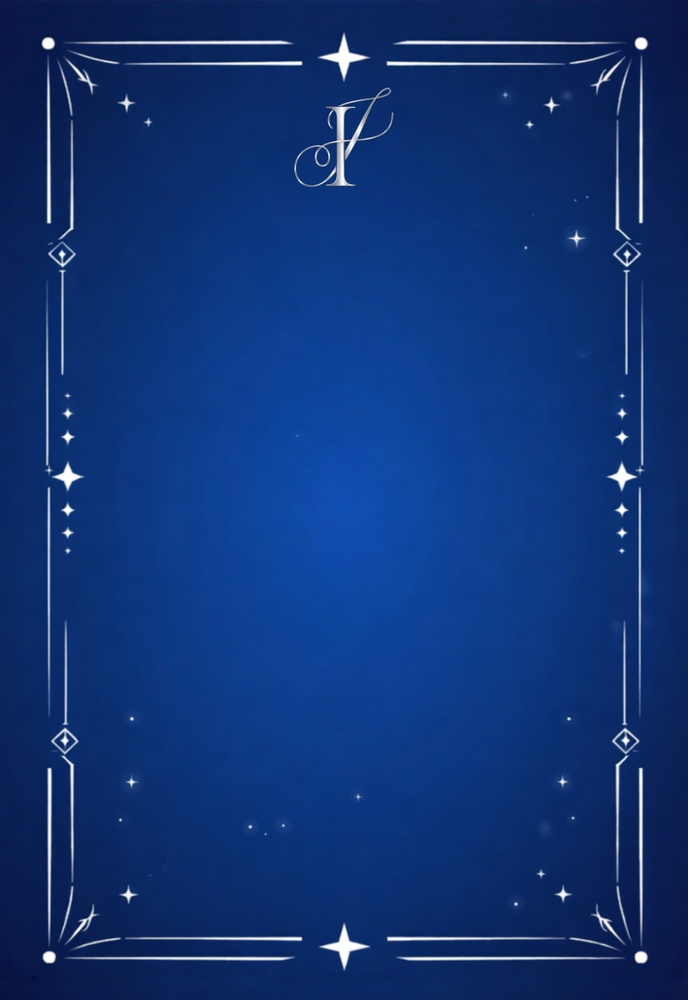
#> input picture BaseConvite.jpg, 688 x 1000 px, shrunk from 1122 x 1630 before the run
$ python make_transparent.py BaseConvite.jpg Ementa.jpg
#> lines starting #> are read from the running program, lines starting #| are printed output that depends on the picture; after the words box and inside, x2 and y2 are one past the last pixel; in counts of white or black regions, pixels touching at a corner belong together
#!/usr/bin/env python3
# -*- coding: utf-8 -*-
"""
Converte a ilustração mestre (desenho luminoso branco/prateado sobre fundo azul)
numa imagem RGBA transparente, PRESERVANDO o brilho/glow.

A luminosidade acima do azul de fundo define o canal alfa (mantém halos e
reflexos translúcidos). A cor é empurrada para branco/prata luminoso.
Guarda com dpi=300.
"""
import sys
import numpy as np
from PIL import Image


def to_transparent(in_path, out_path, bg=(20, 35, 110)):
#> called with in_path = 'BaseConvite.jpg', out_path = 'Ementa.jpg', bg = (20, 35, 110)
    im = Image.open(in_path).convert("RGB")
#> im is the input picture: PIL image 688x1000 RGB; mean R, G, B 16.4, 52, 117.5
    a = np.array(im).astype(np.float32)
    bgv = np.array(bg, dtype=np.float32)

    lum = a.mean(axis=2)
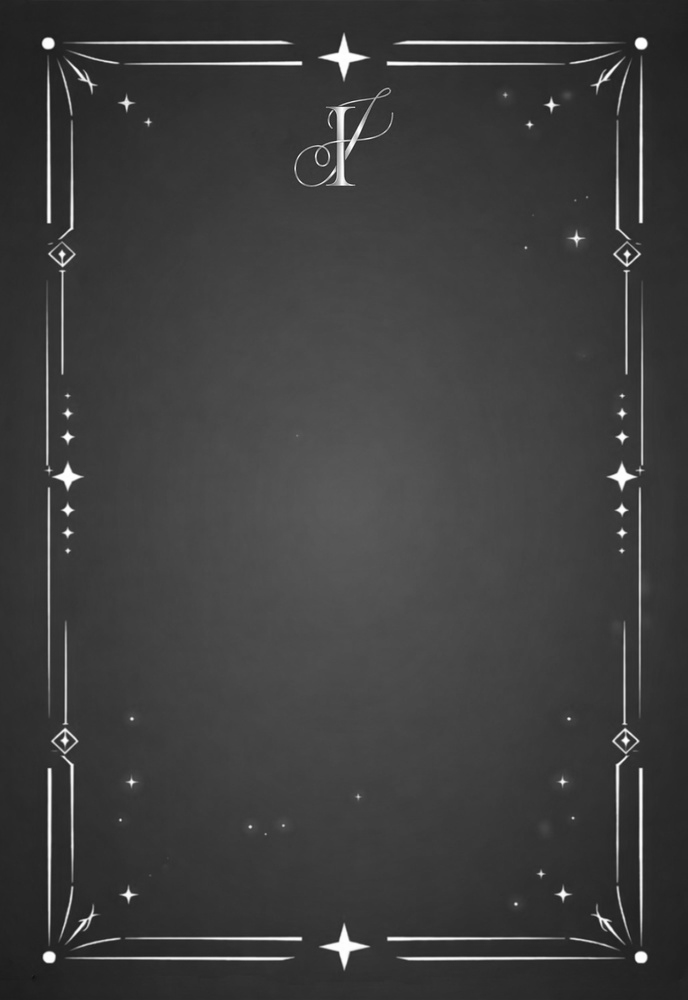
#> lum: shape (1000, 688) float32; min 17, max 255, mean 62
    bg_lum = bgv.mean()
    alpha = np.clip((lum - bg_lum) / (180.0), 0, 1)
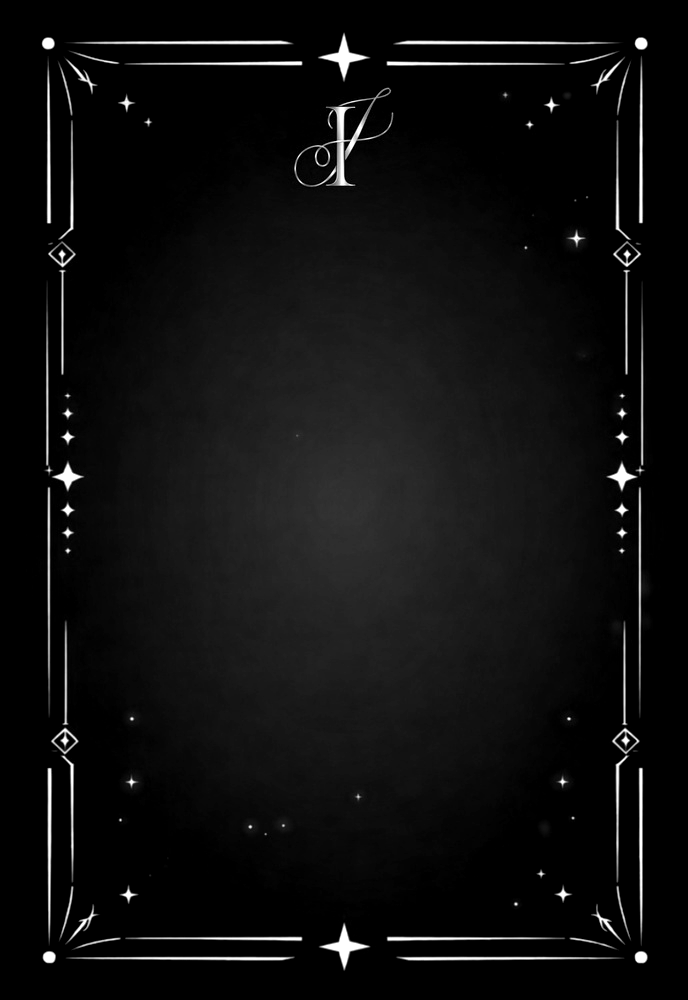
#> alpha: shape (1000, 688) float32; min 0, max 1, mean 0.0576
    alpha = np.power(alpha, 0.85)

    out_rgb = np.clip(a * 1.10 + 18, 0, 255)
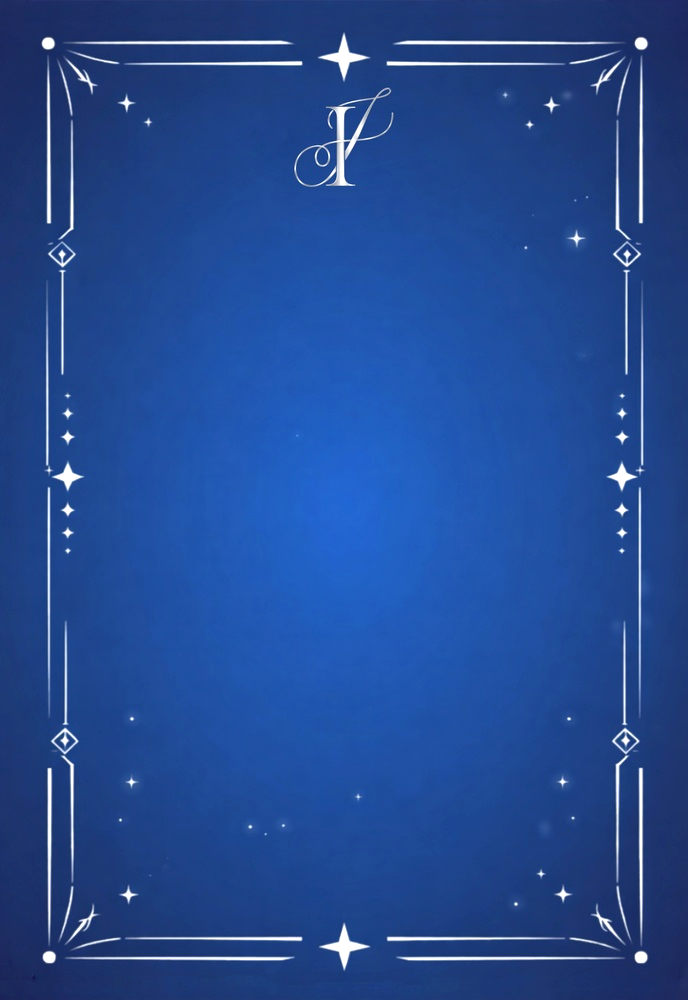
#> out_rgb: shape (1000, 688, 3) float32; mean R, G, B 35.8, 75, 146.9
    mask_bright = lum > 200
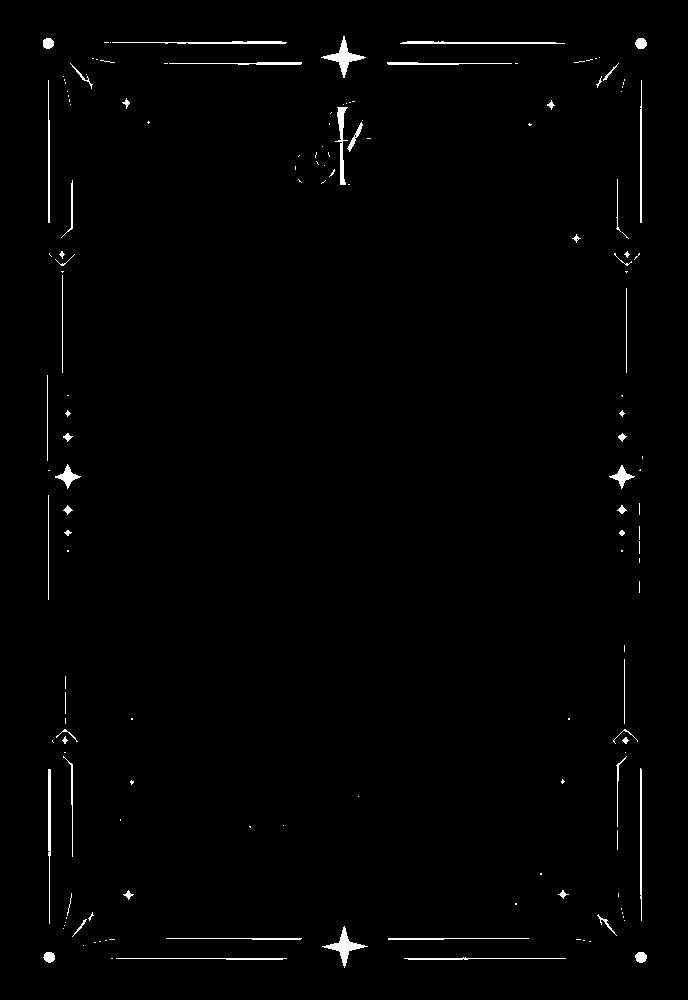
#> mask_bright: shape (1000, 688) bool; 1.1% white; 156 white regions (97 under 20 px), largest, box (x1, y1, x2, y2) and area: (321, 36, 366, 78) 465, (322, 926, 368, 968) 453, (335, 107, 348, 185) 358
    for c in range(3):
        ch = out_rgb[..., c]
        ch[mask_bright] = np.clip(ch[mask_bright] + 25, 0, 255)
        out_rgb[..., c] = ch
#> this loop made 3 passes
#> pass 1, in to_transparent, `ch = out_rgb[..., c]`:
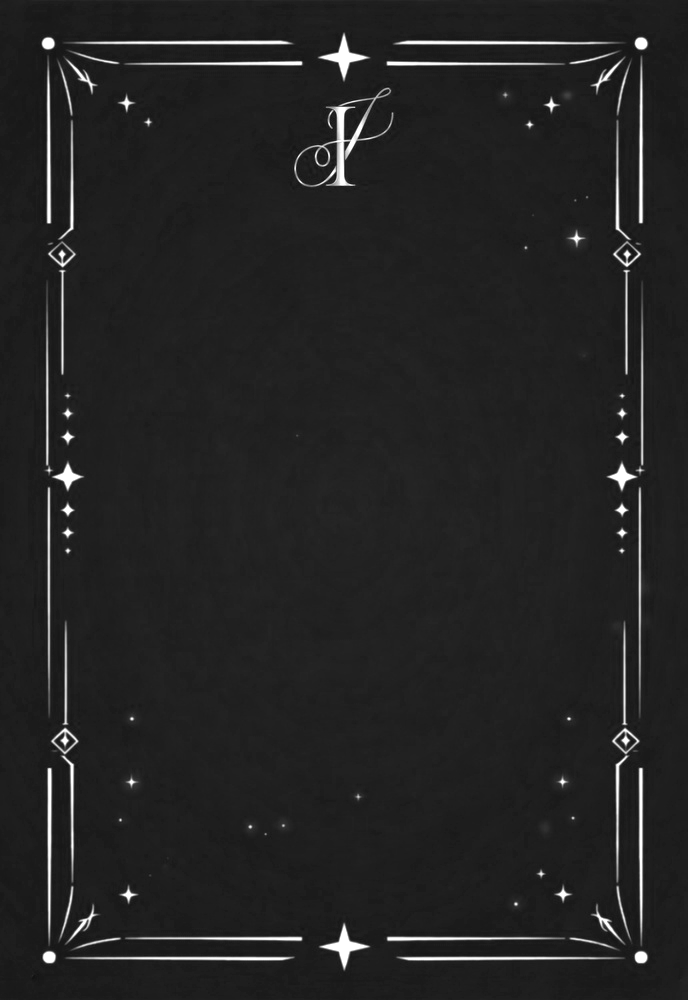
#> ch: shape (1000, 688) float32; min 18, max 255, mean 35.9
#> after the loop: ch: shape (1000, 688) float32; min 73, max 255, mean 146.9
#> after the loop: out_rgb: shape (1000, 688, 3) float32; 0.46% of pixels changed, all inside (x1, y1, x2, y2) = (43, 36, 647, 968)

    rgba = np.zeros((a.shape[0], a.shape[1], 4), dtype=np.uint8)
    rgba[..., 0] = out_rgb[..., 0].astype(np.uint8)
    rgba[..., 1] = out_rgb[..., 1].astype(np.uint8)
    rgba[..., 2] = out_rgb[..., 2].astype(np.uint8)
    rgba[..., 3] = (alpha * 255).astype(np.uint8)
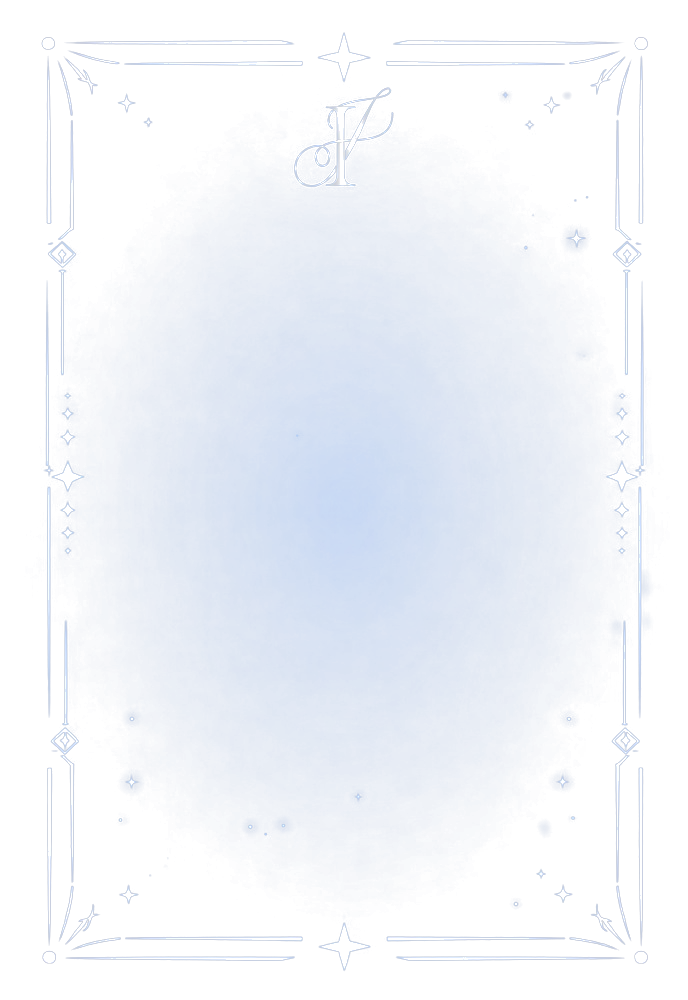
#> rgba: shape (1000, 688, 4); mean R, G, B, A 35.6, 74.6, 146.4, 19; transparent parts drawn white

    Image.fromarray(rgba, "RGBA").save(out_path, dpi=(300, 300))
    print("saved", out_path)


if __name__ == "__main__":
    to_transparent(sys.argv[1], sys.argv[2])
